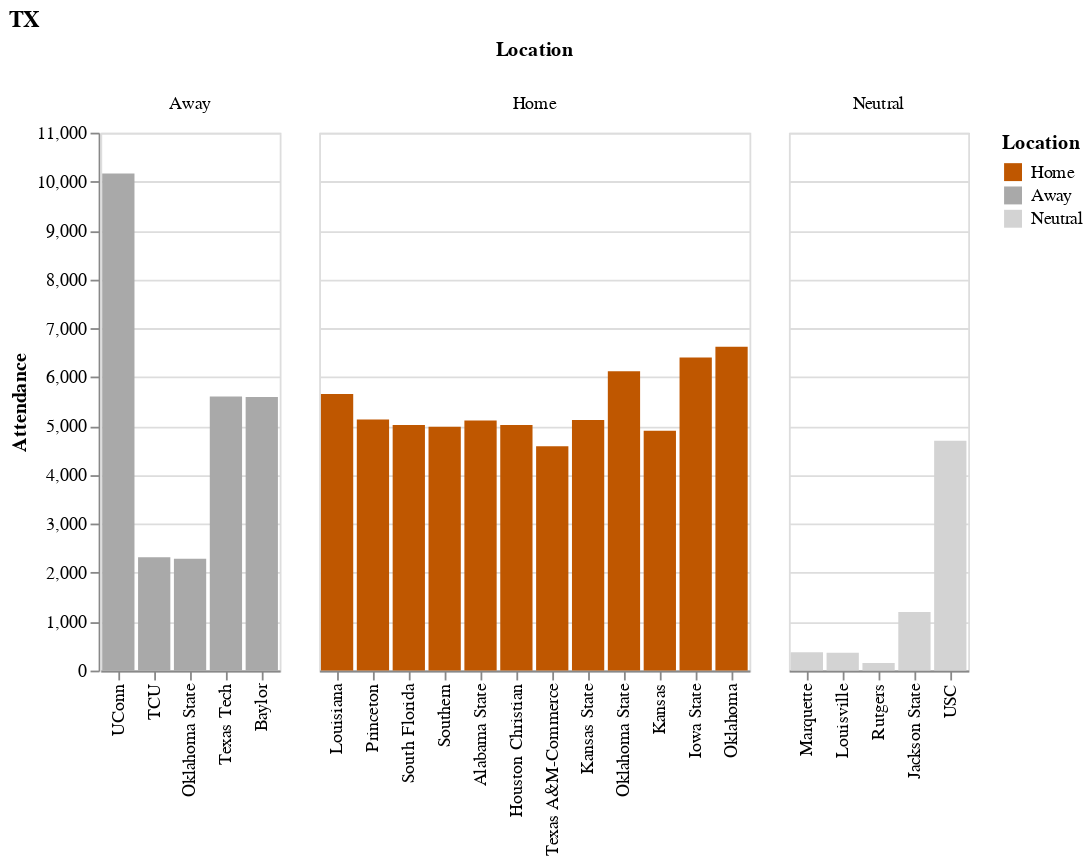

Source (notebook cell):
### Markdown cell above
Altair

### Code cell
chart = alt.Chart(df).mark_bar().encode(
    x=alt.X('Opponent:O',sort = data["Opponent"], title=None),
    y='Attendance',
    column='Location:N',
    color=alt.Color('Location',
                    scale=alt.Scale(
                        domain=['Home', 'Away' ,'Neutral'],
                        range=[team_color, 'darkgray', 'lightgray']))
).resolve_scale(
    x='independent',
    # column="Location:N"
).properties(
    title="TX"
)
chart

### Figure 1 — Vega-Lite specification as saved in the notebook (floating-point values rounded to 4 significant figures)
{"config": {"view": {"continuousWidth": 400, "continuousHeight": 300}}, "data": {"name": "data-2c1895286dd541d865454d92da98df6c"}, "mark": "bar", "encoding": {"color": {"field": "Location", "scale": {"domain": ["Home", "Away", "Neutral"], "range": ["#bf5700", "darkgray", "lightgray"]}, "type": "nominal"}, "column": {"field": "Location", "type": "nominal"}, "x": {"field": "Opponent", "sort": ["Louisiana", "UConn", "Marquette", "Louisville", "Rutgers", "Princeton", "South Florida", "Southern", "Alabama State", "Jackson State", "USC", "Houston Christian", "Texas A&M-Commerce", "Kansas State", "TCU", "Oklahoma State", "Kansas", "Iowa State", "Texas Tech", "Baylor", "Oklahoma", "Oklahoma State"], "title": null, "type": "ordinal"}, "y": {"field": "Attendance", "type": "quantitative"}}, "resolve": {"scale": {"x": "independent"}}, "title": "TX", "$schema": "https://vega.github.io/schema/vega-lite/v4.17.0.json", "datasets": {"data-2c1895286dd541d865454d92da98df6c": [{"Opponent": "Louisiana", "Attendance": 5658, "Location": "Home"}, {"Opponent": "UConn", "Attendance": 10167, "Location": "Away"}, {"Opponent": "Marquette", "Attendance": 376, "Location": "Neutral"}, {"Opponent": "Louisville", "Attendance": 365, "Location": "Neutral"}, {"Opponent": "Rutgers", "Attendance": 155, "Location": "Neutral"}, {"Opponent": "Princeton", "Attendance": 5137, "Location": "Home"}, {"Opponent": "South Florida", "Attendance": 5021, "Location": "Home"}, {"Opponent": "Southern", "Attendance": 4987, "Location": "Home"}, {"Opponent": "Alabama State", "Attendance": 5116, "Location": "Home"}, {"Opponent": "Jackson State", "Attendance": 1200, "Location": "Neutral"}, {"Opponent": "USC", "Attendance": 4700, "Location": "Neutral"}, {"Opponent": "Houston Christian", "Attendance": 5021, "Location": "Home"}, {"Opponent": "Texas A&M-Commerce", "Attendance": 4589, "Location": "Home"}, {"Opponent": "Kansas State", "Attendance": 5126, "Location": "Home"}, {"Opponent": "TCU", "Attendance": 2317, "Location": "Away"}, {"Opponent": "Oklahoma State", "Attendance": 2288, "Location": "Away"}, {"Opponent": "Kansas", "Attendance": 4903, "Location": "Home"}, {"Opponent": "Iowa State", "Attendance": 6405, "Location": "Home"}, {"Opponent": "Texas Tech", "Attendance": 5604, "Location": "Away"}, {"Opponent": "Baylor", "Attendance": 5593, "Location": "Away"}, {"Opponent": "Oklahoma", "Attendance": 6623, "Location": "Home"}, {"Opponent": "Oklahoma State", "Attendance": 6123, "Location": "Home"}]}}
